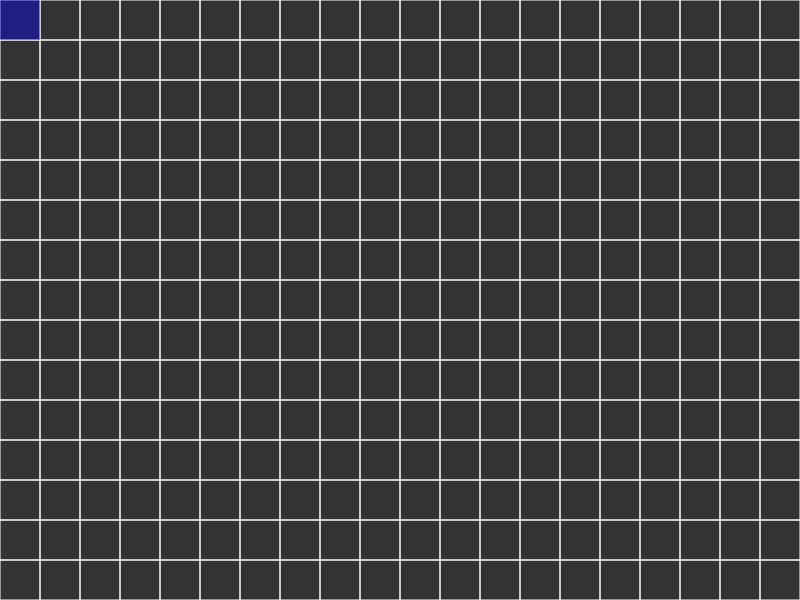
Frame 1 (no input)
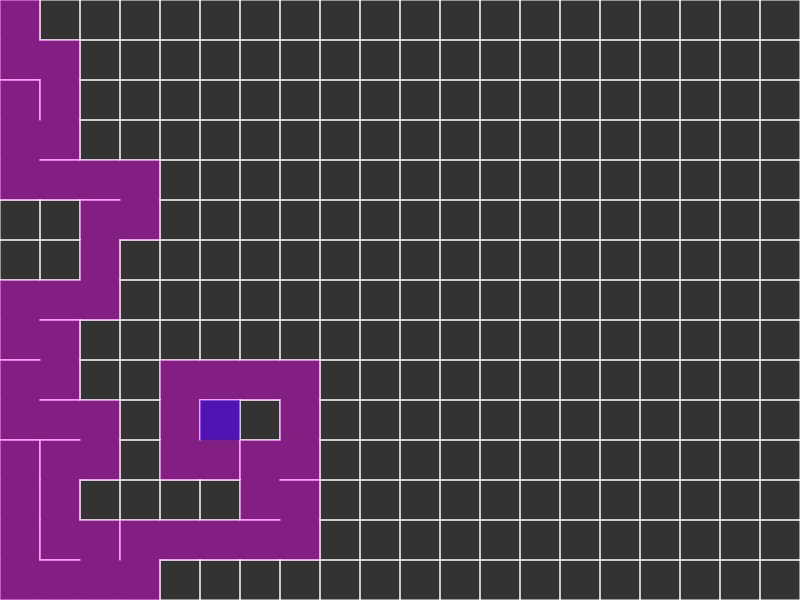
Frame 60 (no input)
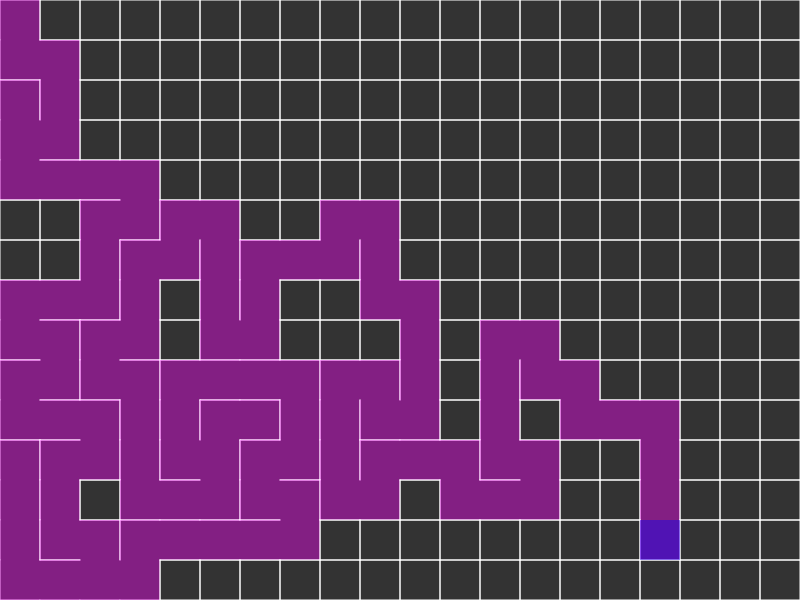
Frame 120 (the mouse pressed at the canvas centre since frame 60)

The p5.js sketch that drew these frames (run headless with seeded random() and noise() and a simulated clock; from frame 60 on, the mouse is pressed at the canvas centre):

// p5.js sketch
// ── sketch.js
var cols, rows;
var w = 40;
var grid = [];
var current;

var stack = [];

function setup() {
  createCanvas(800, 600);
  cols = floor(width / w);
  rows = floor(height / w);

  for (var j = 0; j < rows; j++) {
    for (var i = 0; i < cols; i++) {
      var cell = new Cell(i, j);
      grid.push(cell);
    }
  }
  current = grid[0];
}

function draw() {
  background(51);
  for (var i = 0; i < grid.length; i++) {
    grid[i].show();
  }
  current.visited = true;
  current.highlight();
  // step 1
  var next = current.checkNeighbors();
  if (next) {
    next.visited = true;
    //step 2
    stack.push(current);

    // step 3
    removeWalls(current, next);

    // step 4
    current = next;
  } else if (stack.length > 0) {
    current = stack.pop();
  }
}

function index(i, j) {
  if (i < 0 || j < 0 || i > cols - 1 || j > rows - 1) {
    return -1;
  }
  return i + j * cols;
}

function Cell(i, j) {
  this.i = i;
  this.j = j;
  this.walls = [true, true, true, true];
  this.visited = false;
  this.checkNeighbors = () => {
    var neighbors = [];
    var top = grid[index(i, j - 1)];
    var right = grid[index(i + 1, j)];
    var bottom = grid[index(i, j + 1)];
    var left = grid[index(i - 1, j)];

    if (top && !top.visited) {
      neighbors.push(top);
    }
    if (right && !right.visited) {
      neighbors.push(right);
    }
    if (bottom && !bottom.visited) {
      neighbors.push(bottom);
    }
    if (left && !left.visited) {
      neighbors.push(left);
    }

    if (neighbors.length > 0) {
      var r = floor(random(0, neighbors.length));
      return neighbors[r];
    } else {
      return undefined;
    }
  };

  this.highlight = () => {
    var x = this.i * w;
    var y = this.j * w;
    noStroke();
    fill(0, 0, 255, 100);
    rect(x, y, w, w);
  };

  this.show = () => {
    let x = this.i * w;
    let y = this.j * w;
    stroke(255);
    if (this.walls[0]) {
      line(x, y, x + w, y);
    }
    if (this.walls[1]) {
      line(x + w, y, x + w, y + w);
    }
    if (this.walls[2]) {
      line(x + w, y + w, x, y + w);
    }
    if (this.walls[3]) {
      line(x, y + w, x, y);
    }
    if (this.visited) {
      noStroke();
      fill(255, 0, 255, 100);
      rect(x, y, w, w);
    }
  };
}

function removeWalls(a, b) {
  var x = a.i - b.i;
  if (x === 1) {
    a.walls[3] = false;
    b.walls[1] = false;
  } else if (x === -1) {
    a.walls[1] = false;
    b.walls[3] = false;
  }

  var y = a.j - b.j;
  if (y === 1) {
    a.walls[0] = false;
    b.walls[2] = false;
  } else if (y === -1) {
    a.walls[2] = false;
    b.walls[0] = false;
  }
}

// ── style.css
* {
  margin: 0;
  padding: 0;
}
canvas {
  display: block;
}

body {
  height: 100vh;
  display: flex;
  align-items: center;
  justify-content: center;
}
